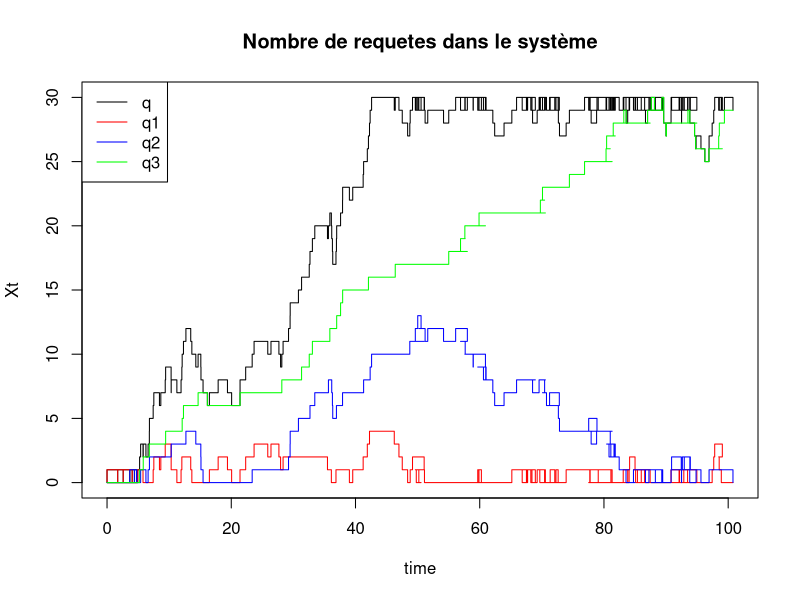

Generate this figure with R:
## ---- chunk 1
knitr::opts_chunk$set(echo = TRUE)
## ---- chunk 2
simQueue <- function(lambda, mu, N, t, p1, p2, p3, debug, plotXt) {
  
  print('*****[INFO] Vérification des paramètres*****')
  stopifnot(p1+p2+p3==1) # On arrête si p1+p2+p3 != 1
  stopifnot(lambda!=mu) # On arrête si lambda = mu (on ne veut pas ro = 1 pour éviter une division par 0)
  
  print('*****[INFO] Initialisation du serveur*****')
  t.end   <- t # Durée max de la simulation
  t.clock <- 0    # Durée courante

  q <- 0 # Queue Générale
  q1 <- 0 # Part p1
  q2 <- 0 # Part p2
  q3 <- 0 # Part p3
  nextJob <- rexp(1,lambda) # Tps avant le prochain job
  nextDep <- 0 # Prochain départ
  tours <- 0 # Variable pour compter les tours (nombre de jobs total)
  nbLaunch <- 0 # Nombre de jobs lancés (général)
  nbLaunch1 <- 0 # Nombre de jobs lancés (p1)
  nbLaunch2 <- 0 # Nombre de jobs lancés (p2)
  nbLaunch3 <- 0 # Nombre de jobs lancés (p3)
  nbTerm <- 0 # Nombre de jobs terminés (général)
  nbTerm1 <- 0 # Nombre de jobs terminés (p1)
  nbTerm2 <- 0 # Nombre de jobs terminés (p2)
  nbTerm3 <- 0 # Nombre de jobs terminés (p3)
  nbCancelled <- 0 # Nombre de jobs annulés
  sommeReq <- 0 # Somme de la séquence des nombres de requetes en queue (pour la moyenne)
  
  # Si l'utilisateur veut plotter, on prépare le plot
  if(plotXt) {
    xax <- 0 # Axe du temps
    yax <- 0 # Axe du nombre de requetes à un instant t (total)
    yax1 <- 0 # Axe du nombre de requetes à un instant t (p1)
    yax2 <- 0 # Axe du nombre de requetes à un instant t (p2)
    yax3 <- 0 # Axe du nombre de requetes à un instant t (p3)
  }

  #On va faire du fifo
  print('*****[INFO] Démarrage*****')
  while(t.clock < t.end) { # Tant que c'est pas fini
    if((nextJob < nextDep && q < N) || q == 0) { # Si c'est le 1er tour ou qu'on doit ajouter un job
      if(debug) # On affiche les jobs lancés en debug
        print('*****[DEBUG/INFO] Un job a été lancé !*****')
      t.clock = t.clock + nextJob # On augmente le tps virtuel
      if(q==0) { # Si la queue est vide
        nextDep = nextDep - nextJob # On peut préparer le prochain départ
      }
      nextJob = rexp(1,lambda) # On génère le job suivant
      q = q + 1 # On le met dans la queue
      v <- runif(1) # On tire un nombre dans [0,1]
      if(v < p1) { # Si la requete est prioritaire
        q1 = q1 + 1
        nbLaunch1 = nbLaunch1 + 1 # On le compte
      } else if(v < (p1+p2)) { # Sinon si la requete est normale
        q2 = q2 + 1
        nbLaunch2 = nbLaunch2 + 1 # On le compte
      } else { # Sinon la requete est lente
        q3 = q3 + 1
        nbLaunch3 = nbLaunch3 + 1 # On le compte
      }
      nbLaunch = nbLaunch + 1 # On le compte
    } else { # Sinon, on va peut être annuler ou terminer un job
      if(debug) # En mode debug
        print('*****[DEBUG/INFO] Un job a été terminé !*****')
      if(nextJob < nextDep && debug) # En mode debug
        print('*****[DEBUG/WARNING] Un job a été annulé !*****')
      if(nextJob < nextDep) # Si on était censés recevoir un job, on l'annule car la queue est pleine
        nbCancelled = nbCancelled +1
      t.clock = t.clock + nextDep # On augmente le tps virtuel
      nextJob = nextJob - nextDep # On peu préparer le prochain job
      nextDep = rexp(1,mu) # On génère le prochain départ (tps de service)
      q = q - 1 # On enlève le job annulé de la queue
      if(q1 > 0) { # On prend en priorité la q1
        q1 = q1 -1
        nbTerm1 = nbTerm1 + 1 # On le compte 
      } else if(q2 > 0) { # Puis la q2
        q2 = q2 -1
        nbTerm2 = nbTerm2 + 1 # On le compte 
      } else { # Et enfin la q3
        q3 = q3 - 1
        nbTerm3 = nbTerm3 + 1 # On le compte 
      }
      nbTerm = nbTerm + 1 # On le compte 
    }
    tours = tours + 1 # On compte les tours
    sommeReq = sommeReq + q # On somme la moyenne des requetes
    if(plotXt) { # Si on veut plotter
      xax = c(xax,t.clock) # On combine les vecteurs
      yax = c(yax,q) # On combine les vecteurs (total)
      yax1 = c(yax1,q1) # On combine les vecteurs (p1)
      yax2 = c(yax2,q2) # On combine les vecteurs (p1)
      yax3 = c(yax3,q3) # On combine les vecteurs (p1)
    }
  }
  
  if(plotXt) { # Si on veut plotter
    #Légende du graph
    plot(xax, yax, xlab="time", ylab="Xt", type="s", main="Nombre de requetes dans le système") # On plote
    points(xax, yax1, col="red", pch=NA_integer_)
    lines(xax, yax1, col="red",type="s")
    points(xax, yax2, col="blue", pch=NA_integer_)
    lines(xax, yax2, col="blue",type="s")
    points(xax, yax3, col="green", pch=NA_integer_)
    lines(xax, yax3, col="green",type="s")
    legend("topleft",legend=c("q","q1","q2","q3"), col=c("black", "red","blue","green"),lty=c(1,1,1,1), ncol=1)
  }
  
  print('*****[INFO] Nombre d\'éléments en queue (total) :*****')
  print(q)
  print('*****[INFO] Nombre d\'éléments en queue (p1) :*****')
  print(q1)
  print('*****[INFO] Nombre d\'éléments en queue (p2) :*****')
  print(q2)
  print('*****[INFO] Nombre d\'éléments en queue (p3) :*****')
  print(q3)
  print('*****[INFO] Nombre de jobs lancés (total) :*****')
  print(nbLaunch)
  print('*****[INFO] Nombre de jobs lancés (p1) :*****')
  print(nbLaunch1)
  print('*****[INFO] Nombre de jobs lancés (p2) :*****')
  print(nbLaunch2)
  print('*****[INFO] Nombre de jobs lancés (p3) :*****')
  print(nbLaunch3)
  print('*****[INFO] Nombre de jobs terminés (total) :*****')
  print(nbTerm)
  print('*****[INFO] Nombre de jobs terminés (p1) :*****')
  print(nbTerm1)
  print('*****[INFO] Nombre de jobs terminés (p2) :*****')
  print(nbTerm2)
  print('*****[INFO] Nombre de jobs terminés (p3) :*****')
  print(nbTerm3)
  print('*****[INFO] Pourcentage de jobs terminés (total) :*****')
  print(nbTerm/nbLaunch*100)
  print('*****[INFO] Pourcentage de jobs terminés (p1) :*****')
  print(nbTerm1/nbLaunch1*100)
  print('*****[INFO] Pourcentage de jobs terminés (p2) :*****')
  print(nbTerm2/nbLaunch2*100)
  print('*****[INFO] Pourcentage de jobs terminés (p3) :*****')
  print(nbTerm3/nbLaunch3*100)
  print('*****[INFO] Nombre de jobs annulés :*****')
  print(nbCancelled)
  print('*****[INFO] Pourcentage de jobs annulés :*****')
  print(100*(nbCancelled/(nbLaunch+nbCancelled)))
  print('*****[INFO] Nombre de tours :*****')
  print(tours)
  print('*****[INFO] Nombre moyen de requetes (simulé) :*****')
  print(sommeReq/tours)
  print('*****[INFO] Nombre moyen de requetes (théorique) :*****')
  ro <- lambda/mu
  Etx <- (((1-(ro^(N-1))) / (1-ro)) - N*(ro^(N))) * (ro / (1-(ro^(N+1))))
  print(Etx)
  print('*****[INFO] Taux de perte (simulé) :*****')
  print(nbCancelled/(nbLaunch+nbCancelled))
  print('*****[INFO] Taux de perte (théorique) :*****')
  print(((1-ro)/(1-ro^(N+1)))*ro^(N))
  print('*****[INFO] Simulation terminée*****')
  
  return (100*(nbCancelled/(nbLaunch+nbCancelled))) # On renvoi le pourcentage de requêtes perdues
}
simQueue(1.3333,1,30,100,1/3,1/3,1/3,FALSE,TRUE)
